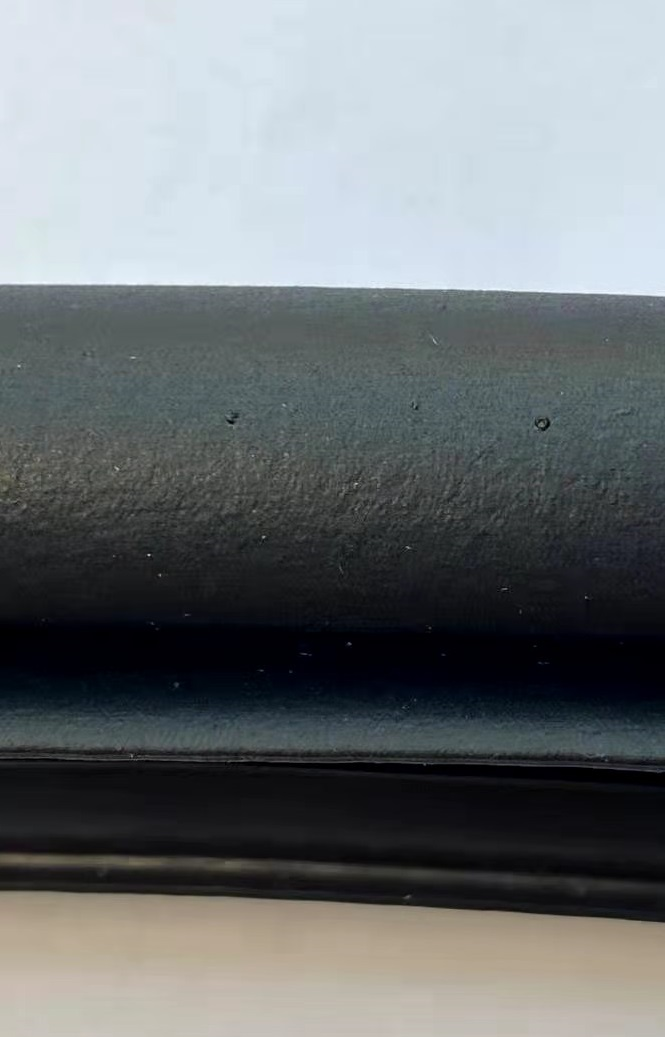
#> input picture img/1.jpg, 665 x 1037 px, found by its file name
$ jupyter execute Edge-Algorithm.ipynb   (older library calls are emulated)
#> lines starting #> are read from the running program, lines starting #| are printed output that depends on the picture; after the words box and inside, x2 and y2 are one past the last pixel; in counts of white or black regions, pixels touching at a corner belong together
[cell 1]
import cv2
import numpy as np
import matplotlib.pyplot as plt

# 读取图像
img = cv2.imread('Img/1.jpg')
#> img is the input picture: shape (1037, 665, 3); mean B, G, R 117.1, 115, 110.3
img_RGB = cv2.cvtColor(img, cv2.COLOR_BGR2RGB) #转成RGB 方便后面显示

# 灰度化处理图像
grayImage = cv2.cvtColor(img, cv2.COLOR_BGR2GRAY)
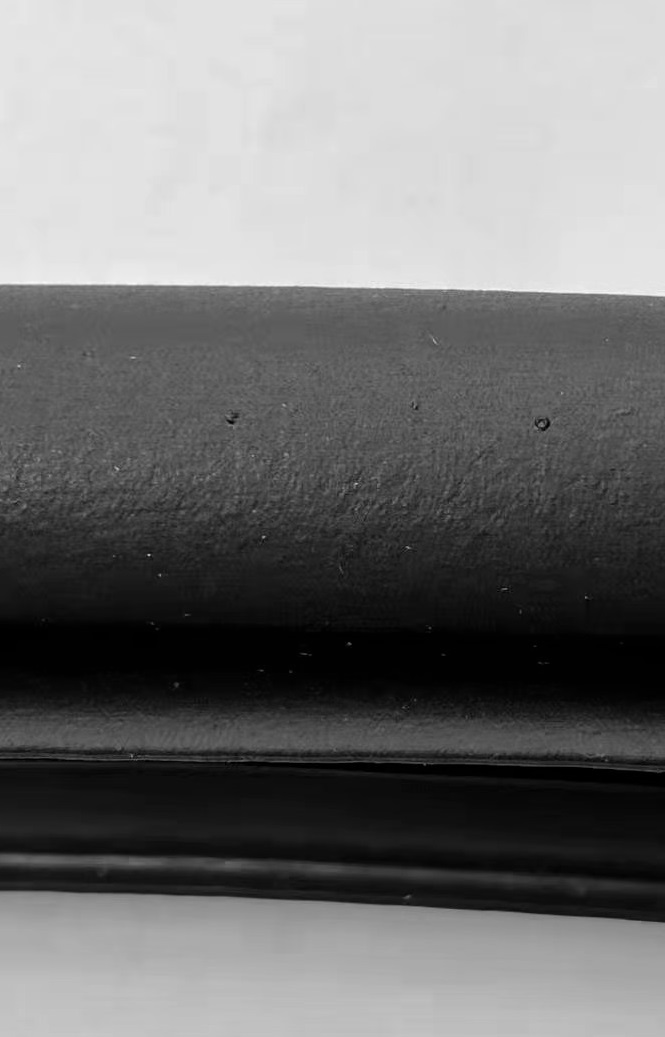
#> grayImage: shape (1037, 665); min 0, max 249, mean 113.8

# Roberts算子
kernelx = np.array([[-1, 0], [0, 1]], dtype=int)
kernely = np.array([[0, -1], [1, 0]], dtype=int)
x = cv2.filter2D(grayImage, cv2.CV_16S, kernelx)
y = cv2.filter2D(grayImage, cv2.CV_16S, kernely)
# 转uint8
absX = cv2.convertScaleAbs(x)
absY = cv2.convertScaleAbs(y)
Roberts = cv2.addWeighted(absX, 0.5, absY, 0.5, 0)

# 用来正常显示中文标签
plt.rcParams['font.sans-serif'] = ['SimHei']

# [11 lines of commented-out code are left out]
plt.subplot(121),plt.imshow(img_RGB),plt.title('原始图像'), plt.axis('on') #坐标轴关闭
plt.subplot(122),plt.imshow(Roberts, cmap=plt.cm.gray ),plt.title('Roberts算子'), plt.axis('on')
#plt.subplot(122),plt.imshow(Roberts),plt.title('Roberts算子'), plt.axis('on')
plt.show()
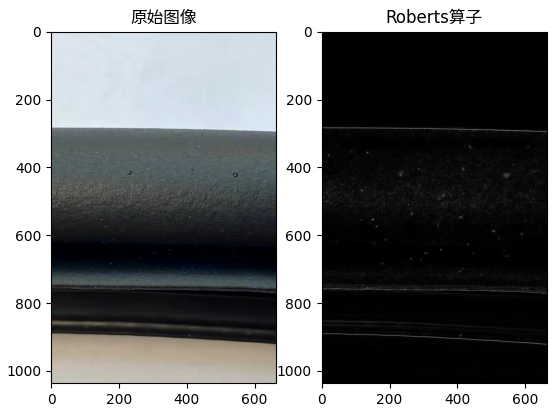
#> figure drawn by matplotlib, 2 panels

[cell 2]
import cv2
import numpy as np
import matplotlib.pyplot as plt

# 读取图像
img = cv2.imread('Img/1.jpg')
img_RGB = cv2.cvtColor(img, cv2.COLOR_BGR2RGB)

# 灰度化处理图像
grayImage = cv2.cvtColor(img, cv2.COLOR_BGR2GRAY)

# Prewitt算子
kernelx = np.array([[1, 1, 1], [0, 0, 0], [-1, -1, -1]], dtype=int)
kernely = np.array([[-1, 0, 1], [-1, 0, 1], [-1, 0, 1]], dtype=int)
x = cv2.filter2D(grayImage, cv2.CV_16S, kernelx)
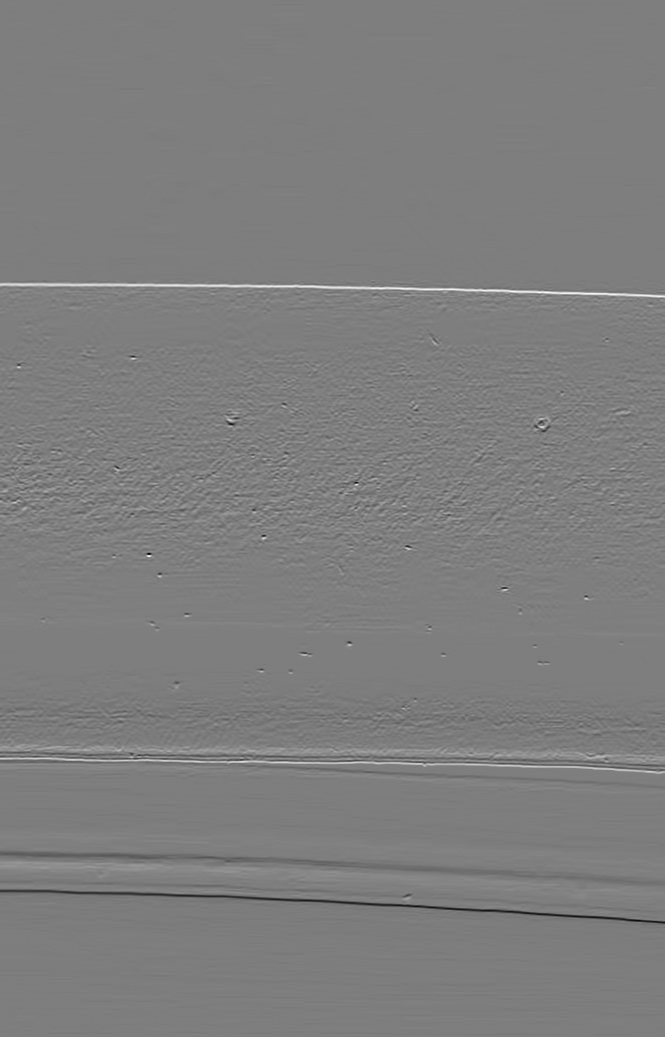
#> x: shape (1037, 665) int16; min -364, max 372, mean 0.2; drawn with min black and max white
y = cv2.filter2D(grayImage, cv2.CV_16S, kernely)
# 转uint8
absX = cv2.convertScaleAbs(x)
absY = cv2.convertScaleAbs(y)
Prewitt = cv2.addWeighted(absX, 0.5, absY, 0.5, 0)

# 用来正常显示中文标签
plt.rcParams['font.sans-serif'] = ['SimHei']

# [11 lines of commented-out code are left out]
plt.subplot(121),plt.imshow(img_RGB),plt.title('原始图像'), plt.axis('on') #坐标轴关闭
plt.subplot(122),plt.imshow(Prewitt, cmap=plt.cm.gray ),plt.title('Prewitt算子'), plt.axis('on')
plt.show()

[cell 3]
import cv2
import numpy as np
import matplotlib.pyplot as plt

# 读取图像
img = cv2.imread('Img/1.jpg')
img_RGB = cv2.cvtColor(img, cv2.COLOR_BGR2RGB)

# 灰度化处理图像
grayImage = cv2.cvtColor(img, cv2.COLOR_BGR2GRAY)

# Sobel算子
x = cv2.Sobel(grayImage, cv2.CV_16S, 1, 0)  # 对x求一阶导
y = cv2.Sobel(grayImage, cv2.CV_16S, 0, 1)  # 对y求一阶导
absX = cv2.convertScaleAbs(x)
absY = cv2.convertScaleAbs(y)
Sobel = cv2.addWeighted(absX, 0.5, absY, 0.5, 0)

# 用来正常显示中文标签
plt.rcParams['font.sans-serif'] = ['SimHei']

# [10 lines of commented-out code are left out]
plt.subplot(121),plt.imshow(img_RGB),plt.title('原始图像'), plt.axis('on') #坐标轴关闭
plt.subplot(122),plt.imshow(Sobel, cmap=plt.cm.gray ),plt.title('Sobel算子'), plt.axis('on')
plt.show()

[cell 4]
import cv2
import numpy as np
import matplotlib.pyplot as plt

# 读取图像
img = cv2.imread('Img/1.jpg')
img_RGB = cv2.cvtColor(img, cv2.COLOR_BGR2RGB)

# 灰度化处理图像
grayImage = cv2.cvtColor(img, cv2.COLOR_BGR2GRAY)

# 拉普拉斯算法
dst = cv2.Laplacian(grayImage, cv2.CV_16S, ksize=3)
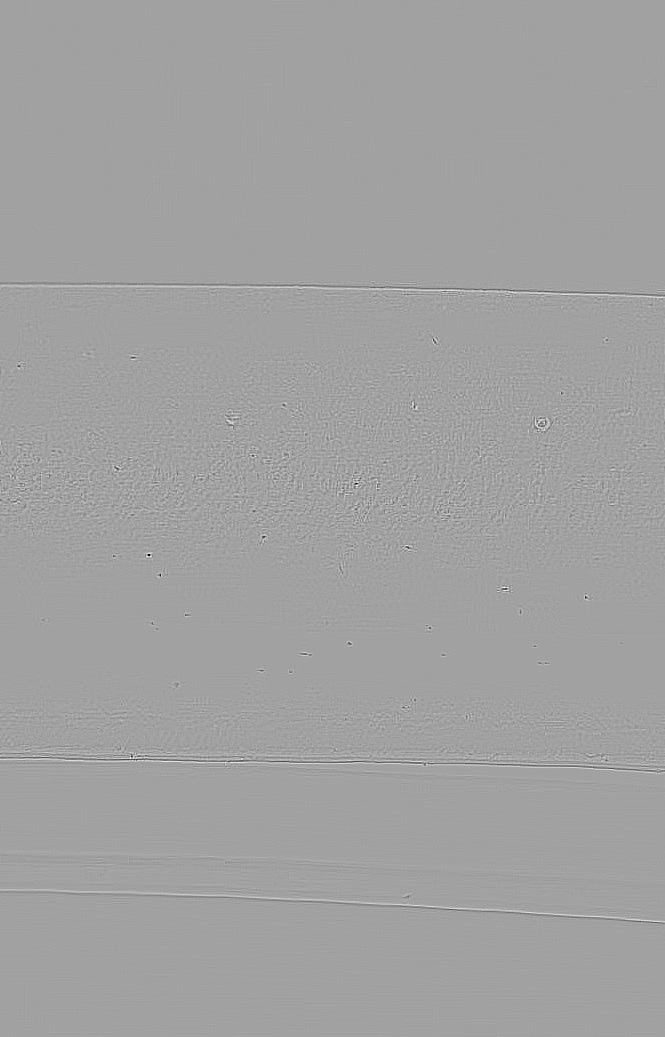
#> dst: shape (1037, 665) int16; min -678, max 392, mean 0; drawn with min black and max white
Laplacian = cv2.convertScaleAbs(dst)
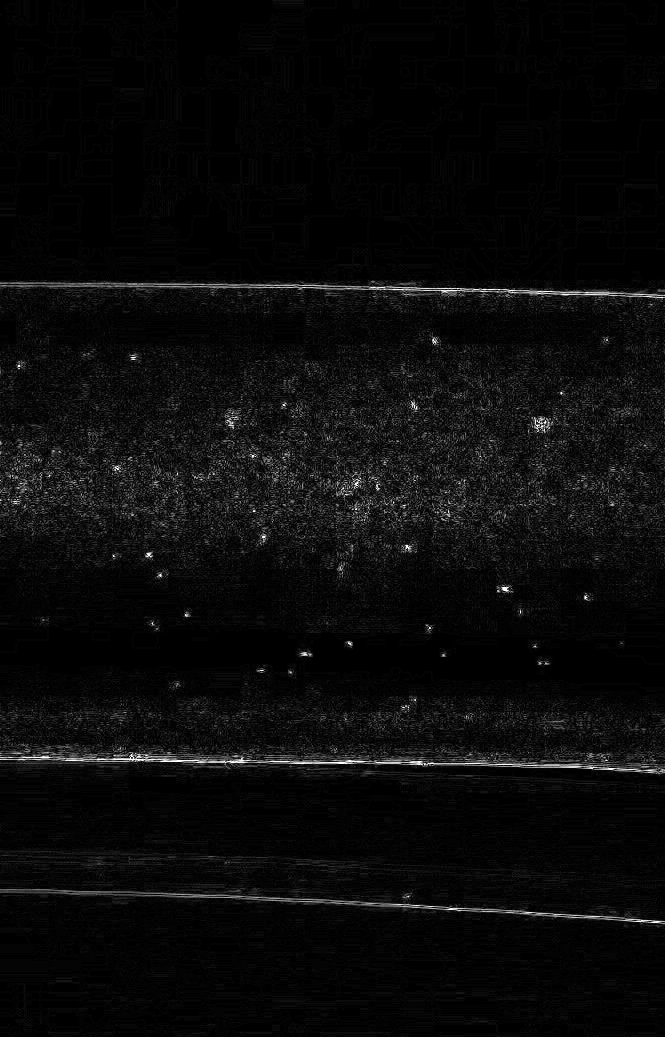
#> Laplacian: shape (1037, 665); min 0, max 255, mean 10.4

# 用来正常显示中文标签
plt.rcParams['font.sans-serif'] = ['SimHei']

# [11 lines of commented-out code are left out]
plt.subplot(121),plt.imshow(img_RGB),plt.title('原始图像'), plt.axis('off') #坐标轴关闭
plt.subplot(122),plt.imshow(Laplacian, cmap=plt.cm.gray ),plt.title('Laplacian算子'), plt.axis('off')
plt.show()

[cell 5]
##总的效果图
import cv2
import numpy as np
import matplotlib.pyplot as plt

#读取图像
img = cv2.imread('Img/1.jpg')
img_RGB = cv2.cvtColor(img, cv2.COLOR_BGR2RGB) #转成RGB 方便后面显示

#灰度化处理图像
grayImage = cv2.cvtColor(img, cv2.COLOR_BGR2GRAY)

#高斯滤波
gaussianBlur = cv2.GaussianBlur(grayImage, (3,3), 0)

#阈值处理
ret, binary = cv2.threshold(gaussianBlur, 127, 255, cv2.THRESH_BINARY)
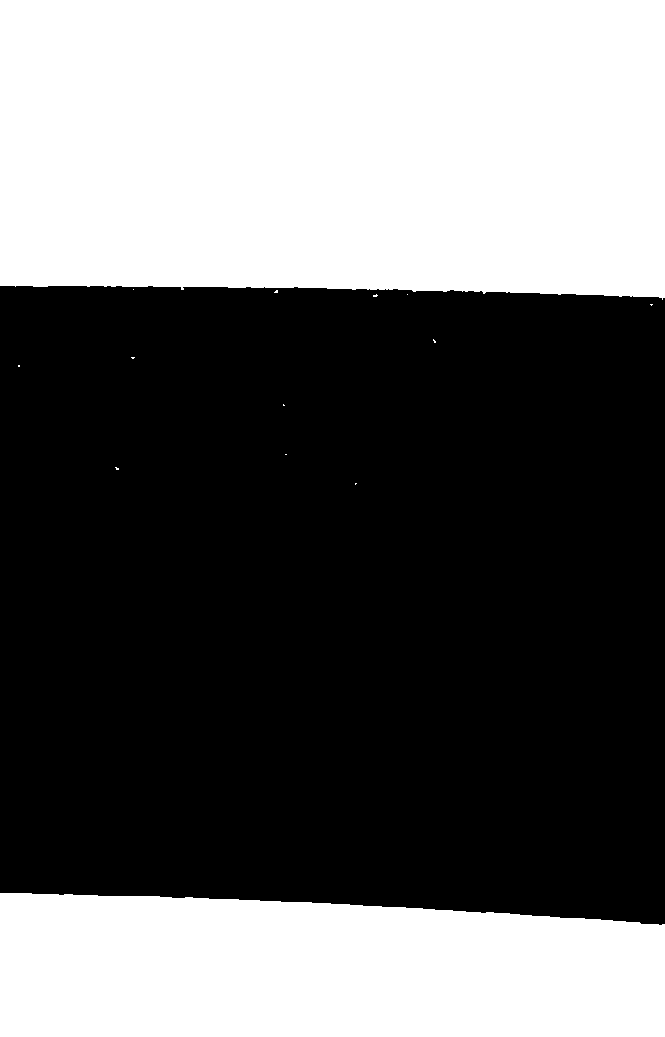
#> binary: shape (1037, 665); 40.6% white; 14 white regions (12 under 20 px), largest, box (x1, y1, x2, y2) and area: (0, 0, 665, 300) 192754, (0, 893, 665, 1037) 87457

#Roberts算子
kernelx = np.array([[-1,0],[0,1]], dtype=int)
kernely = np.array([[0,-1],[1,0]], dtype=int)
x = cv2.filter2D(binary, cv2.CV_16S, kernelx)
y = cv2.filter2D(binary, cv2.CV_16S, kernely)
absX = cv2.convertScaleAbs(x)
#> absX: shape (1037, 665); 0.2% white in thin lines or dots, all inside (x1, y1, x2, y2) = (0, 286, 665, 926)
absY = cv2.convertScaleAbs(y)
Roberts = cv2.addWeighted(absX, 0.5, absY, 0.5, 0)

#Prewitt算子
kernelx = np.array([[1,1,1],[0,0,0],[-1,-1,-1]], dtype=int)
kernely = np.array([[-1,0,1],[-1,0,1],[-1,0,1]], dtype=int)
x = cv2.filter2D(binary, cv2.CV_16S, kernelx)
y = cv2.filter2D(binary, cv2.CV_16S, kernely)
absX = cv2.convertScaleAbs(x)
#> absX: shape (1037, 665); 0.45% white in thin lines or dots, all inside (x1, y1, x2, y2) = (0, 285, 665, 926)
absY = cv2.convertScaleAbs(y)
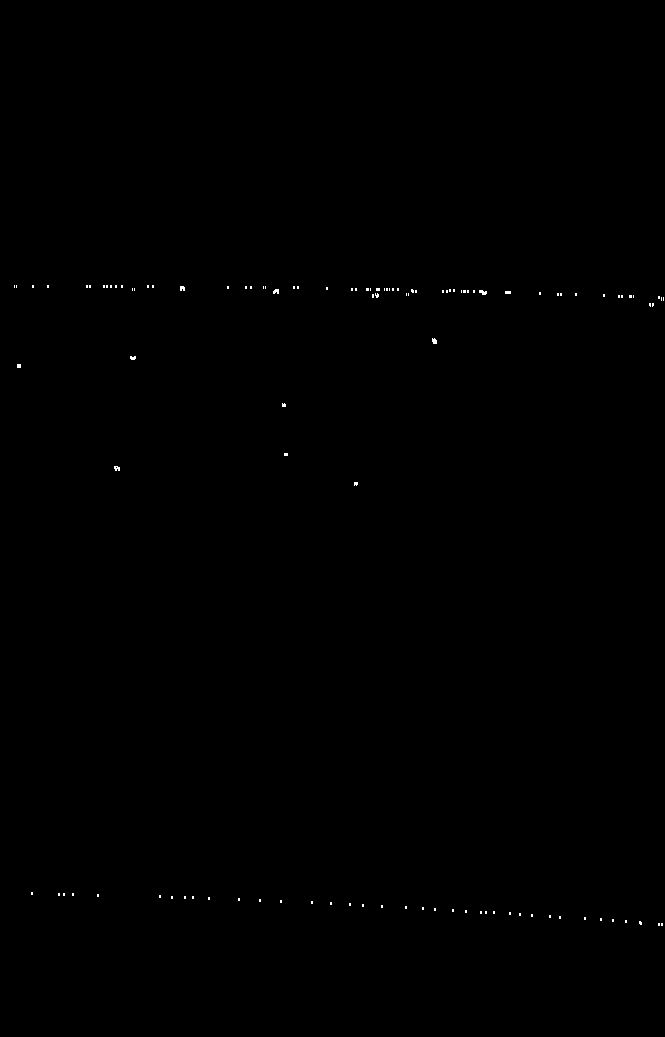
#> absY: shape (1037, 665); 0.12% white in thin lines or dots, all inside (x1, y1, x2, y2) = (14, 285, 664, 926)
Prewitt = cv2.addWeighted(absX,0.5,absY,0.5,0)

#Sobel算子
x = cv2.Sobel(binary, cv2.CV_16S, 1, 0)
y = cv2.Sobel(binary, cv2.CV_16S, 0, 1)
absX = cv2.convertScaleAbs(x)
absY = cv2.convertScaleAbs(y)
Sobel = cv2.addWeighted(absX, 0.5, absY, 0.5, 0)

#Laplacian算子
dst = cv2.Laplacian(binary, cv2.CV_16S, ksize = 3)
Laplacian = cv2.convertScaleAbs(dst)

# [11 lines of commented-out code are left out]
plt.rcParams['font.sans-serif'] = ['SimHei']
plt.ioff()
plt.figure(dpi=256,figsize=(10,6))
# # 显示图形
plt.subplot(231),plt.imshow(img_RGB),plt.title('原始图像'), plt.axis('on') #坐标轴关闭
plt.subplot(232),plt.imshow(binary, cmap=plt.cm.gray ),plt.title('二值图'), plt.axis('on')
plt.subplot(233),plt.imshow(Roberts, cmap=plt.cm.gray ),plt.title('Roberts算子'), plt.axis('on')
plt.subplot(234),plt.imshow(Prewitt, cmap=plt.cm.gray ),plt.title('Prewitt算子'), plt.axis('on')
plt.subplot(235),plt.imshow(Sobel, cmap=plt.cm.gray ),plt.title('Sobel算子'), plt.axis('on')
plt.subplot(236),plt.imshow(Laplacian, cmap=plt.cm.gray ),plt.title('Laplacian算子'), plt.axis('on')
plt.show()
